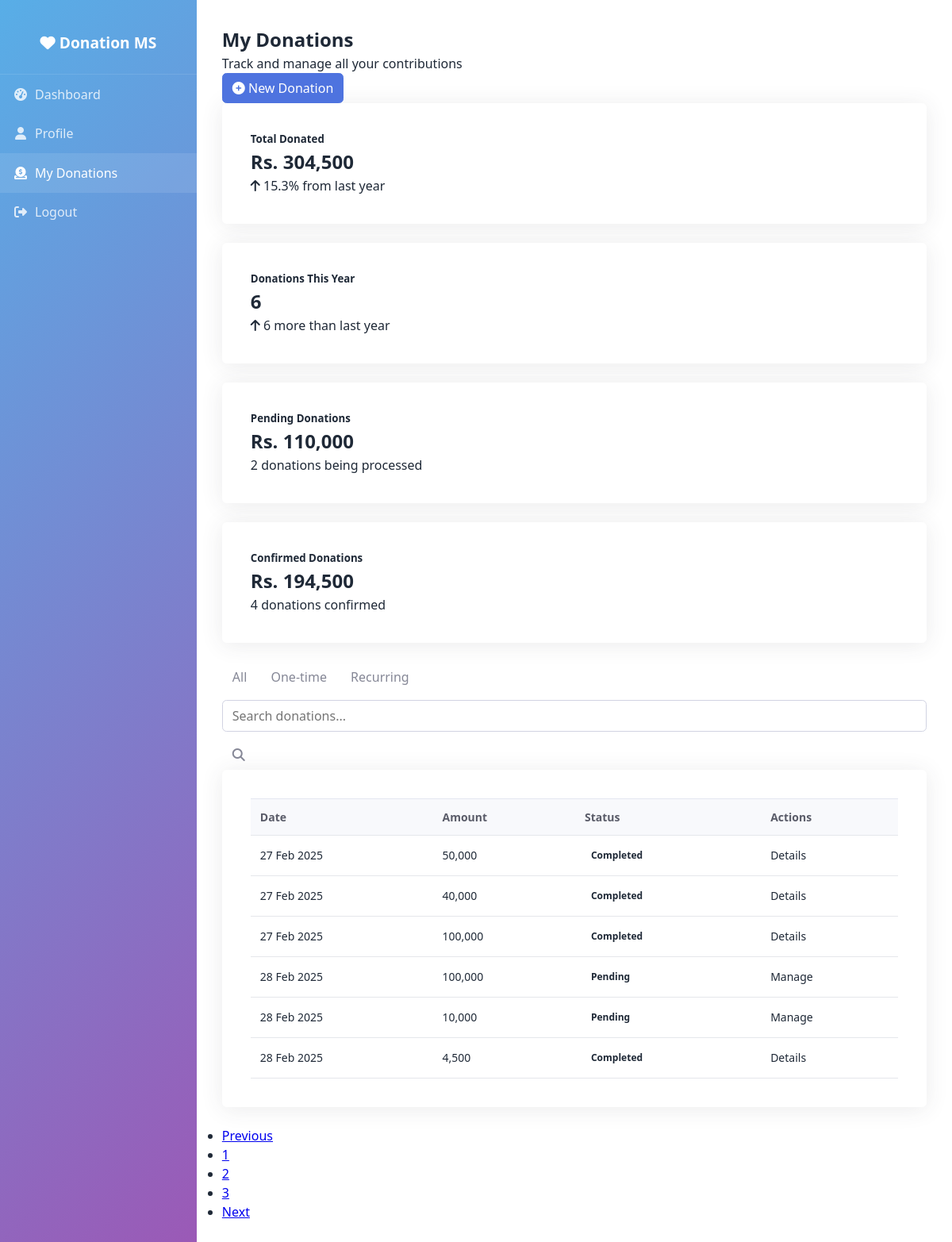
The page /donated (signed in) on the database its author committed.
### UserManagement/models.py (models this page shows, shortened)
class Donation(models.Model):
    STATUS_CHOICES = [
        ('pending','Pending'),
        ('completed','Completed')
    ]
    DONATION_METHOD = [
        ('esewa','Esewa'),
        ('khalti','Khalti'),
        ('imepay','ImePay'),
    ]
    donor = models.ForeignKey(Donor,on_delete=models.SET_NULL,related_name='donation',null=True)
    donatedAmount = models.IntegerField()
    description = models.TextField()
    donationMethod = models.CharField(max_length=20,choices=DONATION_METHOD)
    donated_at = models.DateField(auto_now_add=True)
    status = models.CharField(max_length=20,choices=STATUS_CHOICES,default='pending')

### DashboardAnalytics/views.py (the view, shortened to what this page needs)
# urls.py: path('donated',views.my_donations,name='donated'),
@login_required(login_url='user/login/')
def my_donations(request):
    totaldonation = Donation.objects.filter(donor=request.user.donor,status='completed').aggregate(
        Sum('donatedAmount'),
        Count('donatedAmount'),
        )
    pending_donation = Donation.objects.filter(donor=request.user.donor,status='pending').aggregate(Sum('donatedAmount'),Count('donatedAmount'),)
    donation_stat = Donation.objects.filter(donor=request.user.donor).aggregate(Count('id'),Sum('donatedAmount'))
    donor = Donor.objects.get(user=request.user)
    donations = Donation.objects.filter(donor=donor).prefetch_related('donor')
    return render(request,'my_donation.html',context={
        'total_donated':donation_stat['donatedAmount__sum'],
        'no_of_donations':donation_stat['id__count'],
        'completed_donation':totaldonation['donatedAmount__sum'],
        'pending_donation':pending_donation['donatedAmount__sum'],
        'completed_no':totaldonation['donatedAmount__count'],
        'pending_no':pending_donation['donatedAmount__count'],
        'donations':donations,
        'donation_form':DonateForm(),
    })

### UserManagement/forms.py
class DonateForm(forms.ModelForm):
    class Meta:
        model = Donation
        fields = ['donatedAmount','description','donationMethod']
        labels={
            'donatedAmount':"Donation Amount (In Rs.)",
            'description':"Few Words on your Donation",
            'donationMethod':'Payment Method',
        }
        widgets={
            'donatedAmount':forms.TextInput(attrs={'type':"number"}),
        }

### DashboardAnalytics/templatetags/custom_tags.py (called while the page is built)
@register.simple_tag
def is_active(request,url_name):
    match = resolve(request.path_info)
    return 'active' if match.url_name == url_name else ''

@register.filter(name='pluralize')
def pluralize(donation):
    return 'donations' if donation > 1 else 'donation'

@register.filter(name='manage_status')
def manage_status(status):
    return 'Details' if status == 'completed' else 'Manage'

### DashboardAnalytics/templates/my_donation.html (shortened to what this page needs)
{% extends "dashboardBase.html" %}
{% load custom_tags %}
{% load humanize %}
{% block link-css %}
{% load static %}
    <link rel="stylesheet" href="{% static 'css/dashboard.css' %}">
    <link rel="stylesheet" href="{% static 'css/sidebar.css' %}">
    <link rel="stylesheet" href="{% static 'css/donationform.css' %}">
{% endblock %}
{% block main-content %}
<div class="container mt-4">
    <div class="row mb-4" style="width: 100%;">
      <div class="col">
        <h2>My Donations</h2>
        <p>Track and manage all your contributions</p>
      </div>
      <div class="col-auto">
        <button class="btn btn-primary" onclick="openForm()">
          <i class="fas fa-plus-circle"></i> New Donation
        </button>
      </div>
    </div>
    <div class="row mb-4">
      <div class="col-md-3">
        <div class="card">
          <div class="card-body">
            <h5 class="card-title">Total Donated</h5>
            <h2 class="card-text">Rs. {{ total_donated | intcomma }}</h2>
            <p class="text-success"><i class="fas fa-arrow-up"></i> 15.3% from last year</p>
          </div>
        </div>
      </div>
      <div class="col-md-3">
        <div class="card">
          <div class="card-body">
            <h5 class="card-title">Donations This Year</h5>
            <h2 class="card-text">{{ no_of_donations }}</h2>
            <p class="text-success"><i class="fas fa-arrow-up"></i> {{ no_of_donations }} more than last year</p>
          </div>
        </div>
      </div>
      <div class="col-md-3">
        <div class="card">
          <div class="card-body">
            <h5 class="card-title">Pending Donations</h5>
            <h2 class="card-text">Rs. {{ pending_donation | intcomma  }}</h2>
            <p class="text-primary">{{ pending_no }} {{ pending_no | pluralize }} being processed</p>
          </div>
        </div>
      </div>
      <div class="col-md-3">
        <div class="card">
          <div class="card-body">
            <h5 class="card-title">Confirmed Donations</h5>
            <h2 class="card-text">Rs. {{ completed_donation | intcomma }}</h2>
            <p class="text-muted">{{ completed_no }} {{ completed_no|pluralize }} confirmed</p>
          </div>
        </div>
      </div>
    </div>
    <div class="row mb-3">
      <div class="col">
        <div class="btn-group" role="group">
          <button type="button" class="btn btn-outline-primary active">All</button>
          <button type="button" class="btn btn-outline-primary">One-time</button>
          <button type="button" class="btn btn-outline-primary">Recurring</button>
        </div>
      </div>
      <div class="col-auto">
        <div class="input-group">
          <input type="text" class="form-control" placeholder="Search donations...">
          <button class="btn btn-outline-secondary" type="button">
            <i class="fas fa-search"></i>
          </button>
        </div>
      </div>
    </div>
    <div class="card">
      <div class="card-body">
        <table class="table">
          <thead>
            <tr>
              <th>Date</th>
              <th>Amount</th>
              <th>Status</th>
              <th>Actions</th>
            </tr>
          </thead>
          <tbody>
            {% for donation in donations %}
             <tr>
              <td>{{ donation.donated_at | date:"d M Y" }}</td>
              <td>{{ donation.donatedAmount | intcomma }}</td>
              <td><span class="badge bg-success">{{ donation.status | capfirst}}</span></td>
              <td>{{ donation.status|manage_status }}</td>
             </tr>
            {% endfor %}
          </tbody>
        </table>
      </div>
    </div>
    <nav class="mt-3">
      <ul class="pagination justify-content-center">
        <li class="page-item disabled">
          <a class="page-link" href="#" tabindex="-1">Previous</a>
        </li>
        <li class="page-item active"><a class="page-link" href="#">1</a></li>
        <li class="page-item"><a class="page-link" href="#">2</a></li>
        <li class="page-item"><a class="page-link" href="#">3</a></li>
        <li class="page-item">
          <a class="page-link" href="#">Next</a>
        </li>
      </ul>
    </nav>
</div>
{% endblock %}

### templates/dashboardBase.html (shortened to what this page needs)
{% load custom_tags  %}
<!DOCTYPE html>
<html lang="en">
<head>
    {% block link-css %}
    {% endblock %}
    <link rel="stylesheet" href="https://cdnjs.cloudflare.com/ajax/libs/font-awesome/6.4.0/css/all.min.css">
</head>
<body>
    <div class="dashboard-container">
        <div class="sidebar">
            <div class="sidebar-brand">
                <i class="fas fa-heart"></i> Donation MS
            </div>
            <a href="{% url 'DashboardAnalytics:dashboard' %}" class="sidebar-item {% is_active request 'dashboard' %}">
                <i class="fas fa-tachometer-alt"></i> Dashboard
            </a>
            <a href="{% url 'UserManagement:profile' %}" class="sidebar-item {% is_active request 'profile' %}">
                <i class="fas fa-user"></i> Profile
            </a>
            {% if user.type == 'donor' %}
            <a href="{% url 'DashboardAnalytics:donated' %}" class="sidebar-item {% is_active request 'donated' %}">
                <i class="fas fa-donate"></i> My Donations
            </a>
            {% endif %}
            <a href="{% url 'UserManagement:logout' %}" class="sidebar-item {% is_active request 'logout' %}">
                <i class="fas fa-sign-out-alt"></i> Logout
            </a>
        </div>
        {% block main-content %}
        {% endblock %}
    </div>
</body>
</html>

### static/css/dashboard.css (style rules this page uses)
body { color: #1f2937; line-height: 1.5; font-family: Arial, sans-serif; }
.container { max-width: 1200px; margin: 0 auto; padding: 2rem; overflow: auto; }
.card { background-color: white; border-radius: 0.5rem; box-shadow: 0 1px 3px rgba(0, 0, 0, 0.1); padding: 1rem; }
@media (min-width: 768px) { .container { width: 80%; } }
table { width: 100%; border-collapse: collapse; }
th { text-align: left; font-size: 0.875rem; font-weight: 500; color: #6b7280; padding: 0.75rem 1rem; border-bottom: 1px solid #e5e7eb; }
td { padding: 0.75rem 1rem; border-bottom: 1px solid #e5e7eb; font-size: 0.875rem; }

### static/css/sidebar.css (style rules this page uses)
* { margin: 0; padding: 0; box-sizing: border-box; font-family: 'Segoe UI', Tahoma, Geneva, Verdana, sans-serif; }
:root { --primary-color: #4e73df; --secondary-color: #858796; --success-color: #1cc88a; --info-color: #36b9cc; --warning-color: #f6c23e; --danger-color: #e74a3b; --light-color: #f8f9fc; --dark-color: #5a5c69; }
.dashboard-container { display: flex; height: 100vh; }
.sidebar { width: 250px; background: linear-gradient(135deg, #58aee7, #9b59b6); color: white; padding: 1rem 0; transition: all 0.3s; overflow: hidden; }
.sidebar-brand { padding: 1.5rem 1rem; font-size: 1.2rem; font-weight: 800; text-align: center; border-bottom: 1px solid rgba(255, 255, 255, 0.1); }
.sidebar-item { padding: 0.8rem 1rem; display: flex; align-items: center; color: rgba(255, 255, 255, 0.8); text-decoration: none; transition: all 0.3s; }
.sidebar-item:hover, .sidebar-item.active { background-color: rgba(255, 255, 255, 0.1); color: white; }
.sidebar-item i { margin-right: 0.5rem; width: 20px; text-align: center; }
.card { width: 100%; background-color: white; border-radius: 0.35rem; box-shadow: 0 0.15rem 1.75rem 0 rgba(58, 59, 69, 0.1); margin-bottom: 1.5rem; }
.card-body { padding: 1.25rem; }
.form-control { display: block; width: 100%; padding: 0.5rem 0.75rem; font-size: 1rem; color: #6e707e; background-color: #fff; border: 1px solid #d1d3e2; border-radius: 0.35rem; }
.btn { display: inline-block; font-weight: 400; color: #858796; text-align: center; vertical-align: middle; background-color: transparent; border: 1px solid transparent; padding: 0.375rem 0.75rem; font-size: 1rem; line-height: 1.5; border-radius: 0.35rem; transition: color 0.15s, background-color 0.15s, border-color 0.15s, box-shadow 0.15s; cursor: pointer; }
.btn-primary { color: #fff; background-color: #4e73df; border-color: #4e73df; }
.table { width: 100%; border-collapse: collapse; }
.table th, .table td { padding: 0.75rem; border-top: 1px solid #e3e6f0; text-align: left; }
.table th { background-color: #f8f9fc; color: #5a5c69; font-weight: 700; }
.badge { display: inline-block; padding: 0.25rem 0.5rem; font-size: 0.75rem; font-weight: 700; border-radius: 0.35rem; }

### static/css/donationform.css (style rules this page uses)
input, textarea, #submit-request-btn { width: 90%; padding: 10px; margin: 10px 0; border: 1px solid #ccc; border-radius: 5px; }

### rows shown on the page
Donation: donated_at "27 Feb 2025", donatedAmount "50,000", status "Completed", status|manage_status "Details"
Donation: donated_at "27 Feb 2025", donatedAmount "40,000", status "Completed", status|manage_status "Details"
Donation: donated_at "27 Feb 2025", donatedAmount "100,000", status "Completed", status|manage_status "Details"
Donation: donated_at "28 Feb 2025", donatedAmount "100,000", status "Pending", status|manage_status "Manage"
Donation: donated_at "28 Feb 2025", donatedAmount "10,000", status "Pending", status|manage_status "Manage"
Donation: donated_at "28 Feb 2025", donatedAmount "4,500", status "Completed", status|manage_status "Details"

### other values the page prints
{{ total_donated | intcomma }} "304,500"
{{ no_of_donations }} "6"
{{ pending_donation | intcomma }} "110,000"
{{ pending_no }} "2"
{{ pending_no | pluralize }} "donations"
{{ completed_donation | intcomma }} "194,500"
{{ completed_no }} "4"
